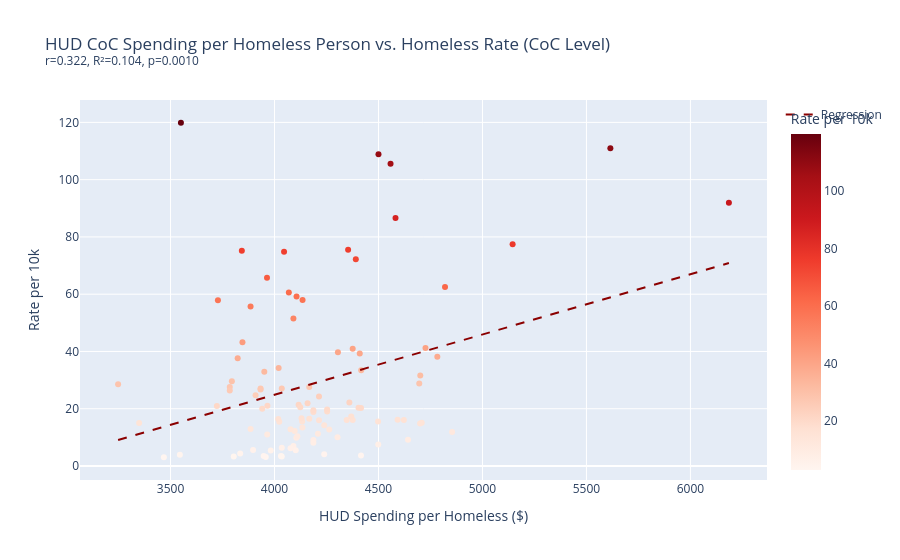

The notebook cell saved with this chart:
### Code cell
slope, intercept, r, p, se = stats.linregress(df['spending_per_homeless'], df['homeless_rate_per_10k'])
r2 = r ** 2
print(f'Spending/homeless vs rate: r={r:.3f}, R²={r2:.3f}, p={p:.4f}')

x_range = [df['spending_per_homeless'].min(), df['spending_per_homeless'].max()]
y_range = [slope * x + intercept for x in x_range]

fig = px.scatter(
    df, x='spending_per_homeless', y='homeless_rate_per_10k',
    color='homeless_rate_per_10k', color_continuous_scale='Reds',
    hover_name='coc_name',
    title=f'HUD CoC Spending per Homeless Person vs. Homeless Rate (CoC Level)<br><sup>r={r:.3f}, R²={r2:.3f}, p={p:.4f}</sup>',
    labels={'spending_per_homeless': 'HUD Spending per Homeless ($)', 'homeless_rate_per_10k': 'Rate per 10k'},
)
fig.add_trace(go.Scatter(x=x_range, y=y_range, mode='lines', name='Regression', line=dict(color='darkred', dash='dash')))
fig.show()

### Figure 1 — Plotly figure (JSON) as saved in the notebook; plotly's stock layout.template omitted (floating-point values rounded to 4 significant figures)
{"data": [{"hovertemplate": "<b>%{hovertext}</b><br><br>HUD Spending per Homeless ($)=%{x}<br>Rate per 10k=%{marker.color}<extra></extra>", "hovertext": ["Los Angeles City & County CoC", "San Diego City & County CoC", "Sacramento City & County CoC", "Oakland, Berkeley/Alameda County CoC", "San Francisco CoC", "Fresno City & County CoC", "Pasadena CoC", "Humboldt County CoC", "Contra Costa County CoC", "Yolo County CoC", "Long Beach CoC", "Glendale CoC", "San Jose/Santa Clara City & County CoC", "Riverside City & County CoC", "New York City CoC", "Syracuse, Auburn/Onondaga, Oswego Counties CoC", "Nassau, Suffolk Counties CoC", "Rockland County CoC", "Schenectady City & County CoC", "Seattle/King County CoC", "Washington Balance of State CoC", "Spokane City & County CoC", "Tacoma/Lakewood/Pierce County CoC", "Portland/Multnomah County CoC", "Oregon Balance of State CoC", "Medford/Ashland/Jackson County CoC", "Houston/Harris County CoC", "Dallas City & County CoC", "Fort Worth/Arlington/Tarrant County CoC", "Austin/Travis County CoC", "Waco/McLennan County CoC", "Sarasota/Bradenton/Manatee, Sarasota Counties CoC", "Tampa/Hillsborough County CoC", "Orlando/Orange, Osceola, Seminole Counties CoC", "Pasco County CoC", "Miami/Dade County CoC", "Metropolitan Denver CoC", "Colorado Balance of State CoC", "Colorado Springs/El Paso County CoC", "Boston CoC", "Massachusetts Balance of State CoC", "Lynn CoC", "Phoenix/Mesa/Maricopa County CoC", "Arizona Balance of State CoC", "Tucson/Pima County CoC", "Chicago CoC", "Illinois Balance of State CoC", "DuPage County CoC", "Minneapolis/Hennepin County CoC", "Saint Paul/Ramsey County CoC", "Rochester/Southeast Minnesota CoC", "Philadelphia CoC", "Pittsburgh/Allegheny County CoC", "Pennsylvania Balance of State CoC", "Atlanta CoC", "Georgia Balance of State CoC", "Las Vegas/Clark County CoC", "Reno/Sparks/Washoe County CoC", "Detroit CoC", "Dearborn/Dearborn Heights/Westland/Wayne County CoC", "Flint/Genesee County CoC", "Cincinnati/Hamilton County CoC", "Toledo/Lucas County CoC", "Columbus/Franklin County CoC", "Youngstown/Mahoning County CoC", "Cleveland/Cuyahoga County CoC", "Baltimore CoC", "Maryland Balance of State CoC", "Roanoke City & County/Salem CoC", "Newport News/Hampton/Virginia Beach CoC", "Arlington County CoC", "Virginia Balance of State CoC", "Raleigh/Wake County CoC", "Charlotte/Mecklenburg County CoC", "Durham County CoC", "North Carolina Balance of State CoC", "Hawaii Balance of State CoC", "Honolulu CoC", "Indianapolis CoC", "Indiana Balance of State CoC", "Nashville/Davidson County CoC", "Memphis/Shelby County CoC", "Tennessee Balance of State CoC", "St. Louis City CoC", "St. Louis County CoC", "Kansas City CoC", "Lafayette/Acadiana CoC", "New Orleans/Jefferson Parish CoC", "Monroe/Northeast Louisiana CoC", "Wisconsin Balance of State CoC", "Racine City & County CoC", "Albuquerque CoC", "New Mexico Balance of State CoC", "Oklahoma City CoC", "Tulsa City & County CoC", "Louisville/Jefferson County CoC", "Kentucky Balance of State CoC", "Columbia/Midlands CoC", "Greenville/Anderson/Spartanburg CoC", "Maine Balance of State CoC", "Bangor/Penobscot County CoC"], "legendgroup": "", "marker": {"color": [75.21, 28.83, 59.17, 57.94, 91.94, 28.55, 74.84, 119.9, 20.96, 37.61, 55.7, 24.73, 51.51, 15.04, 105.6, 29.6, 12.9, 15.43, 57.88, 62.52, 9.84, 34.26, 21.37, 77.47, 16.41, 65.72, 10.02, 16.11, 7.49, 14.26, 16.49, 13.46, 12.21, 7.03, 10.39, 12.78, 86.62, 5.61, 21.06, 111.0, 16.1, 75.5, 20.36, 6.38, 20.5, 11.92, 3.95, 5.5, 38.17, 33.47, 32.93, 31.58, 11.31, 3.18, 72.22, 3.06, 27.63, 21.93, 15.14, 3.64, 19.96, 14.86, 18.85, 16.12, 27.62, 16.08, 41.18, 4.15, 20.24, 9.08, 17.26, 3.5, 9.16, 15.54, 22.21, 3.32, 108.9, 43.22, 19.01, 3.47, 39.28, 19.73, 3.34, 40.92, 8.09, 24.29, 26.41, 39.75, 26.7, 4.41, 27.06, 27.06, 6.19, 15.51, 12.85, 15.94, 5.44, 19.51, 11.0, 16.7, 60.62], "coloraxis": "coloraxis", "symbol": "circle"}, "mode": "markers", "name": "", "orientation": "v", "showlegend": false, "type": "scatter", "x": [3843.0, 4696.0, 4106.0, 4135.0, 6185.0, 3248.0, 4046.0, 3550.0, 3723.0, 3823.0, 3885.0, 3909.0, 4091.0, 3349.0, 4558.0, 3795.0, 3885.0, 4023.0, 3728.0, 4820.0, 4105.0, 4020.0, 4116.0, 5145.0, 4018.0, 3964.0, 4303.0, 4347.0, 4499.0, 4239.0, 4167.0, 4134.0, 4097.0, 4091.0, 4110.0, 4263.0, 4582.0, 3897.0, 3966.0, 5615.0, 4622.0, 4354.0, 4404.0, 4035.0, 4124.0, 4854.0, 3545.0, 4102.0, 4783.0, 4417.0, 3951.0, 4701.0, 4209.0, 3958.0, 4391.0, 3468.0, 4167.0, 4159.0, 4708.0, 4416.0, 3941.0, 4700.0, 4187.0, 4592.0, 3785.0, 4376.0, 4726.0, 4239.0, 4416.0, 4187.0, 4369.0, 3948.0, 4642.0, 4498.0, 4360.0, 3804.0, 4500.0, 3846.0, 4253.0, 4031.0, 4410.0, 4253.0, 4035.0, 4376.0, 4187.0, 4214.0, 3785.0, 4305.0, 3933.0, 3835.0, 3933.0, 4035.0, 4077.0, 4133.0, 4077.0, 4214.0, 3982.0, 4187.0, 3965.0, 4130.0, 4069.0], "xaxis": "x", "y": [75.21, 28.83, 59.17, 57.94, 91.94, 28.55, 74.84, 119.9, 20.96, 37.61, 55.7, 24.73, 51.51, 15.04, 105.6, 29.6, 12.9, 15.43, 57.88, 62.52, 9.84, 34.26, 21.37, 77.47, 16.41, 65.72, 10.02, 16.11, 7.49, 14.26, 16.49, 13.46, 12.21, 7.03, 10.39, 12.78, 86.62, 5.61, 21.06, 111.0, 16.1, 75.5, 20.36, 6.38, 20.5, 11.92, 3.95, 5.5, 38.17, 33.47, 32.93, 31.58, 11.31, 3.18, 72.22, 3.06, 27.63, 21.93, 15.14, 3.64, 19.96, 14.86, 18.85, 16.12, 27.62, 16.08, 41.18, 4.15, 20.24, 9.08, 17.26, 3.5, 9.16, 15.54, 22.21, 3.32, 108.9, 43.22, 19.01, 3.47, 39.28, 19.73, 3.34, 40.92, 8.09, 24.29, 26.41, 39.75, 26.7, 4.41, 27.06, 27.06, 6.19, 15.51, 12.85, 15.94, 5.44, 19.51, 11.0, 16.7, 60.62], "yaxis": "y"}, {"line": {"color": "darkred", "dash": "dash"}, "mode": "lines", "name": "Regression", "type": "scatter", "x": [3248.0, 6185.0], "y": [9.068, 70.87]}], "layout": {"coloraxis": {"colorbar": {"title": {"text": "Rate per 10k"}}, "colorscale": [[0.0, "rgb(255,245,240)"], [0.125, "rgb(254,224,210)"], [0.25, "rgb(252,187,161)"], [0.375, "rgb(252,146,114)"], [0.5, "rgb(251,106,74)"], [0.625, "rgb(239,59,44)"], [0.75, "rgb(203,24,29)"], [0.875, "rgb(165,15,21)"], [1.0, "rgb(103,0,13)"]]}, "legend": {"tracegroupgap": 0}, "title": {"text": "HUD CoC Spending per Homeless Person vs. Homeless Rate (CoC Level)<br><sup>r=0.322, R²=0.104, p=0.0010</sup>"}, "xaxis": {"anchor": "y", "domain": [0.0, 1.0], "title": {"text": "HUD Spending per Homeless ($)"}}, "yaxis": {"anchor": "x", "domain": [0.0, 1.0], "title": {"text": "Rate per 10k"}}}}
